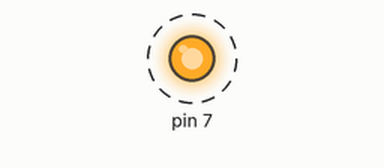
Bench run of a program on a simulated Raspberry Pi (header pin numbers). Parts: output pins drawn as LEDs (lit = HIGH). Dashed ring = blinking.

Above: at 0.5 s.
Timing chart, 0 to 4.6 s (numbered marks = the images above):
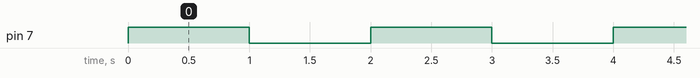

The program:

led.py
```python
#!/usr/bin/python3

from time import sleep
from RPi import GPIO

GPIO.setmode(GPIO.BOARD)
GPIO.setup(7, GPIO.OUT)

while True:
    GPIO.output(7, True)
    sleep(1)
    GPIO.output(7, False)
    sleep(1)
```

Measured:
- by itself, pin 7: alternates HIGH for 1.0 s and LOW for 1.0 s
